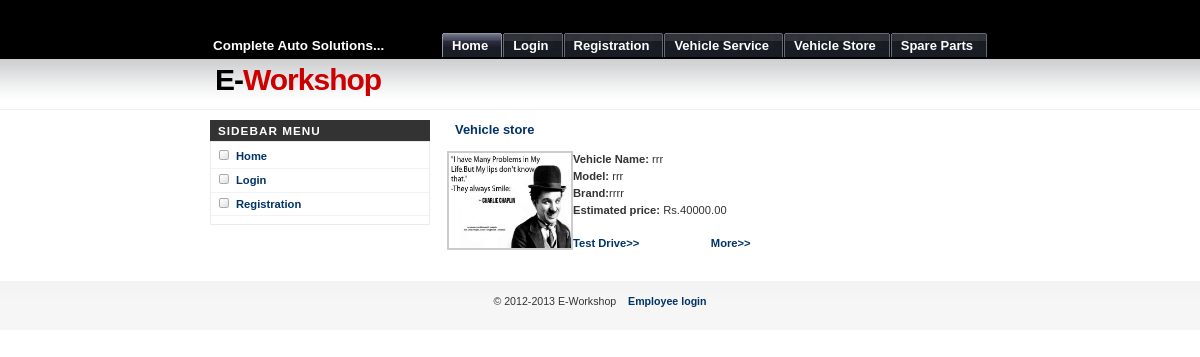
/vehiclestore.php, run on the app's committed database.
### tables this page shows
CREATE TABLE IF NOT EXISTS `vehiclestore` (
  `vehicleid` int(10) NOT NULL AUTO_INCREMENT,
  `empid` int(10) NOT NULL,
  `vehname` varchar(25) NOT NULL,
  `model` varchar(25) NOT NULL,
  `brand` varchar(25) NOT NULL,
  `images` text NOT NULL,
  `estprice` double(10,2) NOT NULL,
  `description` text NOT NULL,
  `status` varchar(25) NOT NULL,
  PRIMARY KEY (`vehicleid`)
);

### vehiclestore.php (the view, shortened to what this page needs)
<?php
include("header.php");
include("sidebar.php");
$sql = mysql_query("select * from vehiclestore where status != 'Sold'");
?>
		<div id="main">
	    <h3>Vehicle store</h3>
		<div id="wrapper">
        <?php
		   while($row = mysql_fetch_array($sql))
        {
		?>
        <div id="products">
        <table width="497" border="0">
        <tr>
        <td><img src="upload/<?= $row['images']; ?>" width="122" height="95" align="left" /><strong>Vehicle Name:</strong> <?= $row['vehname']; ?><br />
        <strong>Model:</strong> <?= $row['model']; ?> <br />
        <strong>              Brand:</strong><?= $row['brand']; ?><br />
              <strong>Estimated price: </strong>Rs.<?= $row['estprice']; ?><br />
              <strong>              <?php echo "<br><a href='testdrive.php?vahicleidnum=$row[vehicleid]'>Test Drive&gt;&gt;</a>  &nbsp;  &nbsp;  &nbsp;  &nbsp;  &nbsp;  &nbsp;  &nbsp;  &nbsp;  &nbsp;  &nbsp;  &nbsp; <a href='vehiclestoremore.php?vahicleid=$row[vehicleid]'>More&gt;&gt;</a></strong><br />"; ?>
              <br />
        </td></tr></table>
        </div>
         <?
		}
		?>
        </div>
		</div>
</div>
<?php
include("footer.php");
?>

### images/Underground.css (style rules this page uses)
* { margin: 0; padding: 0; }
body { margin: 0; padding: 0; font: 70%/1.5 Verdana, Tahoma, Arial, Helvetica, sans-serif; color: #333; background: #FFF url(bg.gif) repeat-x; }
a { color: #003366; background-color: inherit; text-decoration: none; }
h1, h2, h3 { font-family: Arial, 'Trebuchet MS', Sans-Serif; font-weight: bold; color: #333; }
h3 { font-size: 115%; color: #003366; }
img { border: 2px solid #CCC; }
h1, h2, h3, p { padding: 0; margin: 10px; }
#main { float: right; margin: 0; padding: 0; width: 545px; }

### data on the page
vehiclestore: images (picture), vehname "rrr", model "rrr", brand "rrrr", estprice "40000.00"
